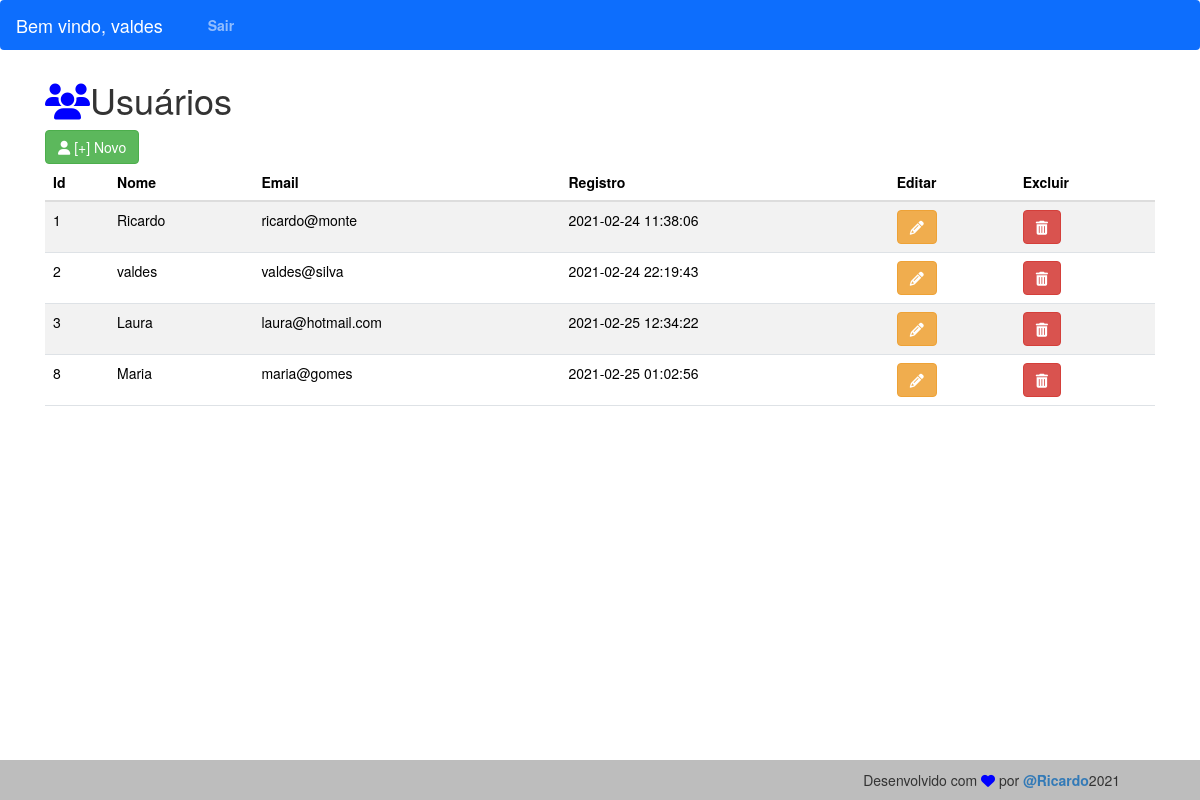
Screenshot of /site.php (signed in) with the database file from the repository.
### tables this page shows
CREATE TABLE `usuario` (
  `id` int(11) NOT NULL,
  `nome` varchar(60) NOT NULL,
  `email` varchar(60) NOT NULL,
  `senha` varchar(60) NOT NULL,
  `registro` datetime DEFAULT NULL
);

### model/user.php (called while the page is built, shortened)
<?php
class Usuario{
    public function listar(){
        $conexao = new mysqli("localhost","root","","teste2");
        $sql = "select * from usuario";
        $dados = $conexao->query($sql);
        $result = array();
        while($linha = $dados->fetch_array()){
            $result[] = $linha;
        }
        return $result;
    }
}
?>

### site.php (the view, shortened to what this page needs)
<?php
$logado = $_SESSION['nome'];
?>
<!DOCTYPE html>
<html lang="en">
<head>
    <link type="text/css" rel="stylesheet" href="./node_modules/bootstrap/dist/css/bootstrap.min.css">
    <link rel="stylesheet" href="https://maxcdn.bootstrapcdn.com/bootstrap/3.4.1/css/bootstrap.min.css">
    <link type="text/css" rel="stylesheet" href="./node_modules/font-awesome/css/font-awesome.min.css">
    <link type="text/css" rel="stylesheet" href="./css/styles.css">
</head>
<body>
<div id="site">
   <nav class="navbar navbar-expand-lg navbar navbar-dark bg-primary">
  <div class="container-fluid">
    <a class="navbar-brand" href="#">Bem vindo, <?php echo $logado;?></a>
    <div class="collapse navbar-collapse" id="navbarScroll">
      <ul class="navbar-nav me-auto my-2 my-lg-0 navbar-nav-scroll" style="--bs-scroll-height: 100px;">
        <li class="nav-item active">
        <a class="nav-link" href="./sair.php"><strong>Sair</strong></a>
        </li>
       </ul>
    </div>
  </div>
</nav>
<div class="container content">
    <h1><i class="fa fa-users blue"></i>Usuários</h1><button type="button" class="btn btn-success"  data-toggle="modal" data-target="#myModal"><i class="fa fa-user"></i> [+] Novo</button>
<table class="table table-striped table-hover">
  <thead>
      <th>Id</th>
      <th>Nome</th>
      <th>Email</th>
      <th>Registro</th>
      <th>Editar</th>
      <th>Excluir</th>
  </thead>
  <tbody>
      <?php
      include './model/user.php';
      $user = new Usuario();
      $result = $user->listar();
      foreach($result as $key => $value){
      ?>
      <tr>
          <td><?php echo $value['id']?></td>
          <td><?php echo $value['nome']?></td>
          <td><?php echo $value['email']?></td>
          <td><?php echo $value['registro']?></td>
          <td><button onclick="injectValue(<?php echo $value['id'];?>,'<?php echo $value['nome'];?>','<?php echo $value['email'];?>','<?php echo $value['senha'];?>')" type="button"  class="btn btn-warning" data-toggle="modal" data-target="#myModal2" ><i class="fa fa-pencil"></i></button></td>
          <td><button type="button" class="btn btn-danger" onclick="exclusao(<?php echo $value['id']?>,<?php  echo $value['id'];?>)"><i class="fa fa-trash"></i></button></td>
      </tr>
      <?php
      }
      ?>
  </tbody>
</table>
</div>
<footer class="footer">
<span>Desenvolvido com <i class="fa fa-heart blue"></i> por <strong><a href="https://www.facebook.com/ricardo.monte.10">@Ricardo</a></strong>2021</span>
</footer>
</div>
    </body>
</html>

### css/styles.css (style rules this page uses)
body, html { margin: 0; padding: 0; height: 100%; }
.footer { display: flex; grid-area: footer; background-color: rgb(189, 189, 189); justify-content: flex-end; padding-right: 80px; align-items: center; }
#site { height: 100vh; display: grid; grid-template-rows: 60px 1fr 40px; grid-template-columns: 1fr; grid-template-areas: "navbar" "content" "footer" ; }
.blue { color: blue; }

### rows the page displays
usuario: id "1", nome "Ricardo", email "ricardo@monte", registro "2021-02-24 11:38:06"
usuario: id "2", nome "valdes", email "valdes@silva", registro "2021-02-24 22:19:43"
usuario: id "3", nome "Laura", email "laura@hotmail.com", registro "2021-02-25 12:34:22"
usuario: id "8", nome "Maria", email "maria@gomes", registro "2021-02-25 01:02:56"

### other values shown
$logado "valdes"
